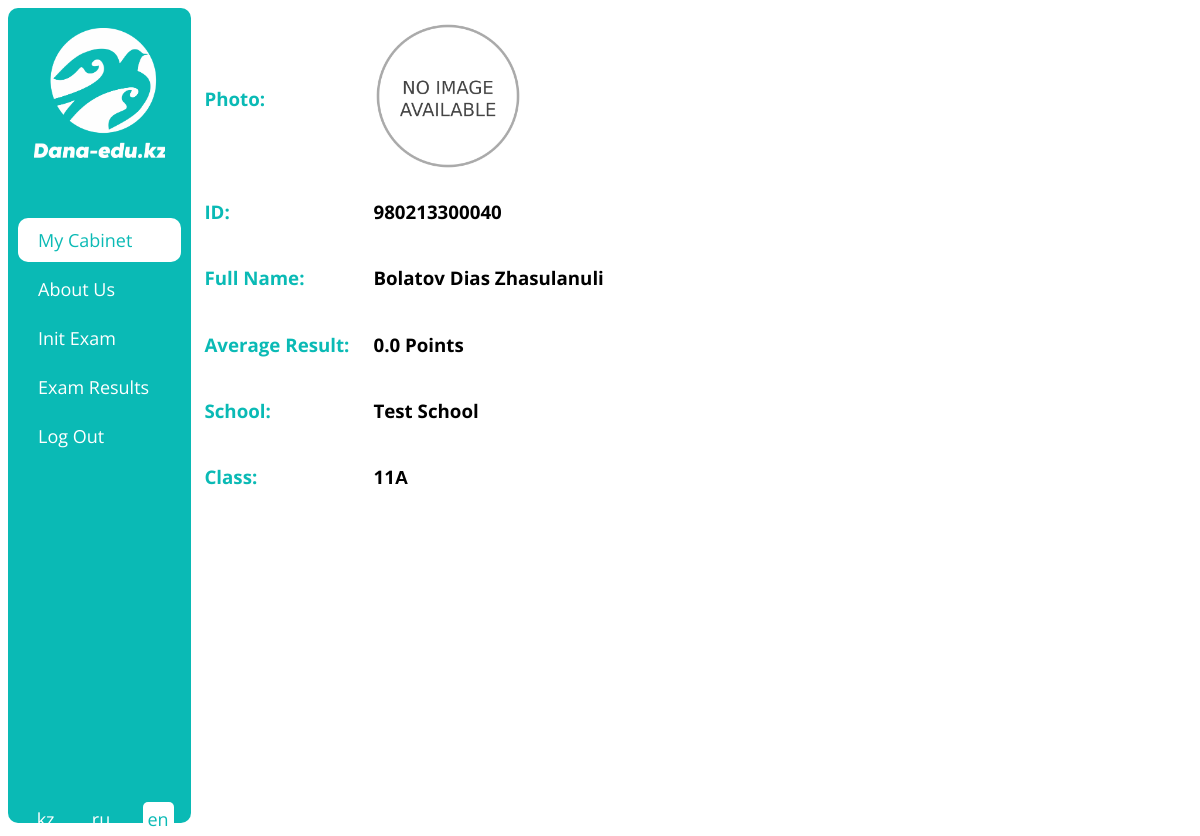
Before: /en/cabinet (signed in) with the older database file.
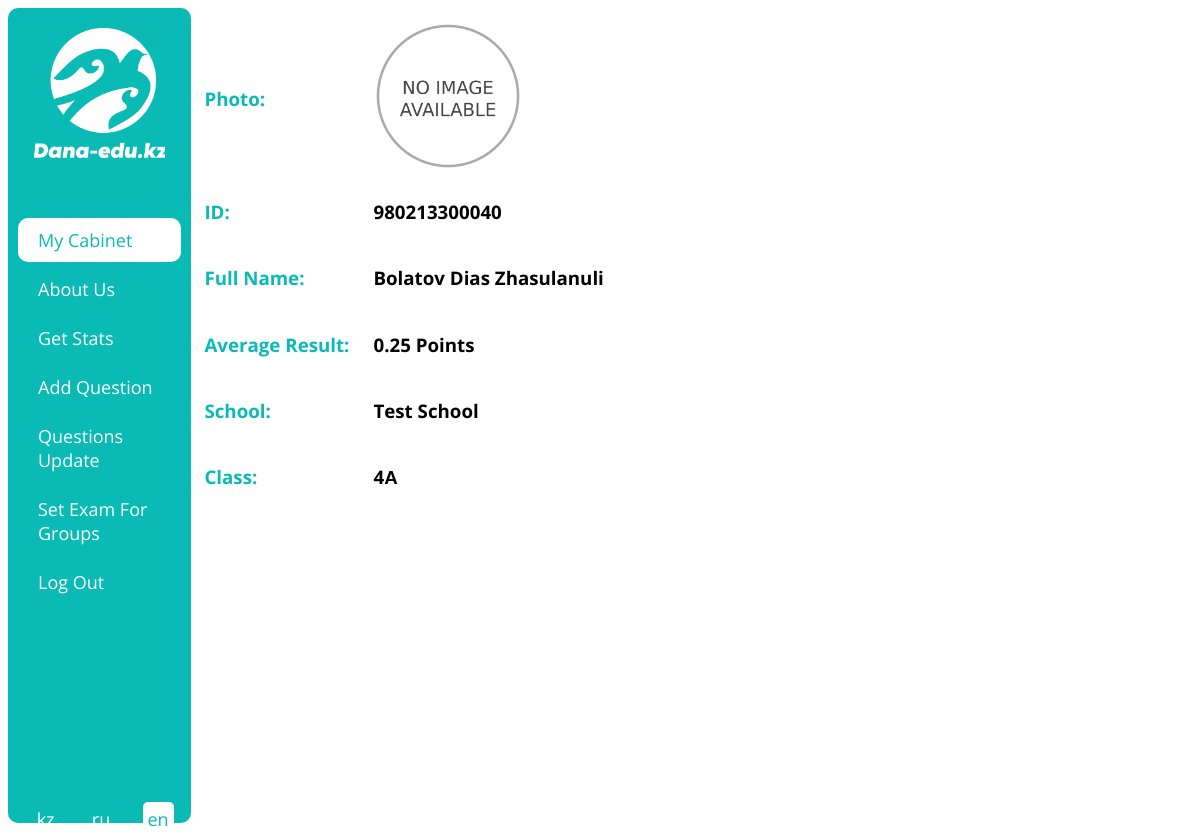
After: the same page with the newer database file.
### examapp/models.py (models this page shows, shortened)
class CustomUser(AbstractBaseUser, PermissionsMixin):
    iin = models.CharField(max_length=12, validators=[MinLengthValidator(12)], unique=True)
    surname = models.CharField(max_length=150, null=True, blank=True)
    name = models.CharField(max_length=150, null=True, blank=True)
    patronymic = models.CharField(max_length=150, null=True, blank=True)
    photo = models.ImageField(upload_to='users/', null=True, blank=True)
    phone = PhoneNumberField(unique=True)
    group = models.ForeignKey('Group', on_delete=models.CASCADE, null=True, blank=True)
    type = models.CharField(max_length=20, choices=getUserTypeChoices())
    birth_date = models.DateField()
    is_staff = models.BooleanField(default=False)
    is_superuser = models.BooleanField(default=False)
    is_active = models.BooleanField(default=True)
    last_login = models.DateTimeField(null=True, blank=True)
    date_joined = models.DateTimeField(auto_now_add=True)
    USERNAME_FIELD = 'iin'
    REQUIRED_FIELDS = []
    objects = CustomUserManager()
    class Meta:
        verbose_name = 'User'
        verbose_name_plural = 'Users'

class Group(models.Model):
    number = models.SmallIntegerField(choices=getNumberChoices())
    literal = models.CharField(choices=getLiteralChoices(), max_length=1)
    school = models.ForeignKey('School', on_delete=models.CASCADE)
    def __str__(self):
        return str(self.number) + str(self.literal)

class School(models.Model):
    name = models.CharField(max_length=100)
    address = models.TextField()
    staff = models.ManyToManyField('CustomUser', related_name='staff')
    director = models.OneToOneField('CustomUser', on_delete=models.CASCADE, related_name='director')
    area = models.ForeignKey('Area', on_delete=models.CASCADE)
    def __str__(self):
        return self.name

### examapp/views.py (the view)
# urls.py: path('cabinet', userCabinetView, name='cabinet_url'),
@login_required(login_url='login_url')
def userCabinetView(request):
    context = {'urls': getUserUrls(request.user)}
    avg = getUserAvg(request.user)
    context['avg'] = avg
    return render(request, 'cabinet_page.html', context)

### examapp/functions.py (called while the page is built)
def getUserUrls(user) -> []:
    urls = [
        {'text': _('My Cabinet'), 'url': 'cabinet_url'},
        {'text': _('About Us'), 'url': 'about_us_url'}
    ]
    if user.type == 'PU':
        urls.append({'text': _('Init Exam'), 'url': 'exam_init_url'})
        urls.append({'text': _('Exam Results'), 'url': 'exam_results_url'})
    if user.type == 'MO':
        urls.append({'text': _('Get Stats'), 'url': 'get_stats_url'})
        urls.append({'text': _('Add Question'), 'url': 'add_questions_init_url'})
        urls.append({'text': _('Questions Update'), 'url': 'questions_update_url'})
        urls.append({'text': _('Set Exam For Groups'), 'url': 'set_exam_for_groups_url'})
    urls.append({'text': _('Log Out'), 'url': 'logout_url'})
    return urls

def getUserAvg(user):
    from .models import Result
    avg = 0
    results = Result.objects.filter(user=user)
    if results:
        for result in results:
            avg += result.points
        return round(avg / len(results), 2)
    else:
        return 0

### templates/cabinet_page.html
{% extends 'base.html' %}
{% load static %}
{% load i18n %}
{% block content %}
    <div align="left">
        <table style="border: none;">
            <tr>
                <td align="left"><h3 style="color: #0ABAB5;">{% trans 'Photo:' %} </h3></td>
                <td>
                    {% if user.photo %}
                        <img class="user_photo" src="{{ user.photo.url }}">
                    {% else %}
                        <img class="user_photo" src="{% static 'images/no_image.webp' %}">
                    {% endif %}
                </td>
            </tr>
            <tr>
                <td align="left"><h3 style="color: #0ABAB5;">{% trans 'IIN:' %} </h3></td>
                <td><h3 style="margin-left: 20px;">{{ user.iin }}</h3></td>
            </tr>
            <tr>
                <td align="left"><h3 style="color: #0ABAB5;">{% trans 'FIO:' %}</h3></td>
                <td><h3 style="margin-left: 20px;">{{ user.surname }} {{ user.name }} {{ user.patronymic }}</h3></td>
            </tr>
            <tr>
                <td align="left"><h3 style="color: #0ABAB5;">{% trans 'Average:' %}</h3></td>
                <td><h3 style="margin-left: 20px;">{{ avg }} {% trans 'Points' %}</h3></td>
            </tr>
            <tr>
                <td align="left"><h3 style="color: #0ABAB5;">{% trans 'School:' %}</h3></td>
                <td><h3 style="margin-left: 20px;">{{ user.group.school }}</h3></td>
            </tr>
            <tr>
                <td align="left"><h3 style="color: #0ABAB5;">{% trans 'Class:' %}</h3></td>
                <td><h3 style="margin-left: 20px;">{{ user.group }}</h3></td>
            </tr>
        </table>
    </div>
{% endblock content %}

Changed rows visible on the page:
changed CustomUser "Bolatov": group "11А" → "4А"
Other visible differences:
{{ avg }}: "0.0" → "0.25"
new list line: "Get Stats"
new list line: "Add Question"
new list line: "Questions Update"
new list line: "Set Exam For Groups"
list line gone: "Init Exam"
list line gone: "Exam Results"
